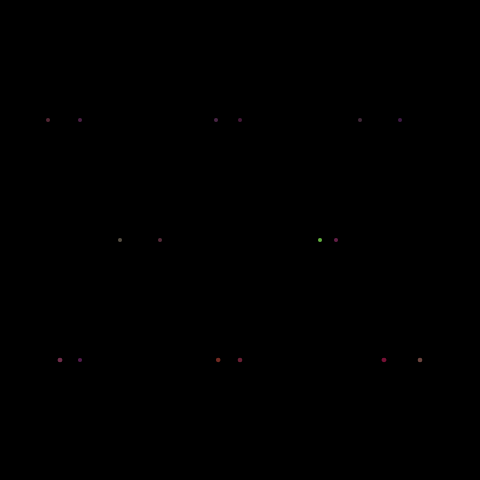
Frame 1 (no input)
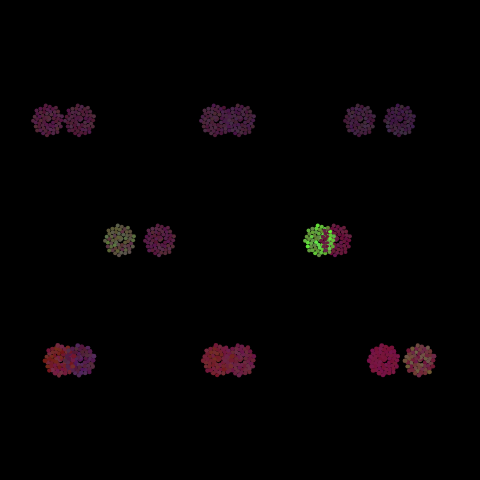
Frame 60 (no input)
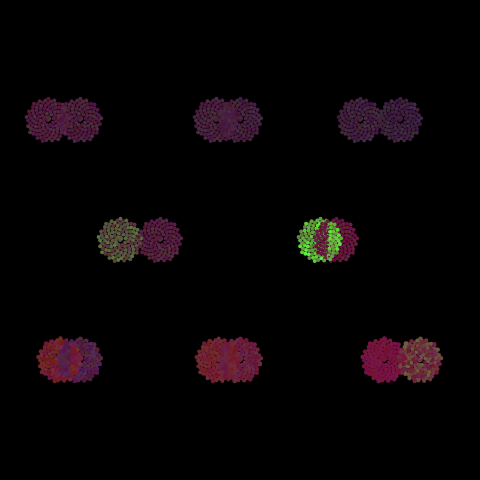
Frame 120 (the mouse pressed at the canvas centre since frame 60)

The p5.js sketch that drew these frames (run headless with seeded random() and noise() and a simulated clock; from frame 60 on, the mouse is pressed at the canvas centre):

// p5.js sketch
// ── sketch.js
//goals: would like to make many of these at one with differing colors

var n = 0; 
var c = 2;

function setup() {
  createCanvas(480, 480);
  colorMode(RGB);
  background(0);
  frameRate(40);
}

function draw() {
  var a = n * 137.5;
  var r = c * sqrt(n);
  
  
  
  //TOP ROW ----------------------------------------------------------
  var x = r * cos(a) +  10 * width/12; 
  var y = r * sin(a) + height/4;
  
  noStroke();
  fill(random(60, 64), random(20, 45), random(50, 75)); 
  ellipse(x, y, 4, 4);
  
  
  var x = r * cos(a) +  3 * width/4; 
  var y = r * sin(a) + height/4;
  
  noStroke();
  fill(random(64,68), random(20, 45), random(50, 75)); 
  ellipse(x, y, 4, 4);
  
  var x = r * cos(a) + width/2; 
  var y = r * sin(a) + height/4;
  
  noStroke();
  fill(random(68, 72), random(20, 45), random(50, 75)); 
  ellipse(x, y, 4, 4); 
  
  var x = r * cos(a) + 9 * width/20; 
  var y = r * sin(a) + height/4;
  
  noStroke();
  fill(random(72, 76), random(20, 45), random(50, 75)); 
  ellipse(x, y, 4, 4); 
  
  
  var x = r * cos(a) + width/6; 
  var y = r * sin(a) + height/4;
  
  noStroke();
  fill(random (76, 80) , random(20, 45), random(50, 75)); 
  ellipse(x, y, 4, 4); 
  
  var x = r * cos(a) + width/10; 
  var y = r * sin(a) + height/4;
  
  noStroke();
  fill(random (80, 84), random(20, 45), random(50, 75)); 
  ellipse(x, y, 4, 4); 
  
  
  
  
  //MIDDLE ROW -----------------------------------------------------------
  var x = r * cos(a) +  width/3; 
  var y = r * sin(a) + height/2;
  
  noStroke();
  fill(random(84, 88), random(20, 45), random(50, 75)); 
  ellipse(x, y, 4, 4);
  
  var x = r * cos(a) +  width/4; 
  var y = r * sin(a) + height/2;
  
  noStroke();
  fill(random(88, 92), random(120, 45), random(50, 75)); 
  ellipse(x, y, 4, 4);
  
  
  var x = r * cos(a) +  2 * width/3; 
  var y = r * sin(a) + height/2;
  
  noStroke();
  fill(random(96, 100), random(120, 245), random(50, 75)); 
  ellipse(x, y, 4, 4);
  
  
  var x = r * cos(a) +  3.5* width/5; 
  var y = r * sin(a) + height/2;
  
  noStroke();
  fill(random(100, 104), random(12, 35), random(50, 75)); 
  ellipse(x, y, 4, 4);
    
  
  
  
  //BOTTOM ROW --------------------------------------------------------------
  var x = r * cos(a) +  width/2; 
  var y = r * sin(a) + 3 * height/4;
  
  noStroke();
  fill(random(104, 108), random(20, 45), random(50, 75)); 
  ellipse(x, y, random(4, 5), random(4, 5)); 
  
  
  
  
  
  
  //BOTTOM ROW
  //bottom row middle
  var x = r * cos(a) +  10.5 * width/12; 
  var y = r * sin(a) + 3 * height/4;
  
  // //bottom row middle right
  noStroke();
  fill(random(108, 112), random(20, 99), random(50, 75)); 
  ellipse(x, y, random(4, 5), random(4, 5)); 
  
  
  
  //bottom row middle 1
  var x = r * cos(a) +  width/2.2; 
  var y = r * sin(a) + 3 * height/4;
  
  noStroke();
  fill(random(112, 116), random(22, 45), random(30, 65)); 
  ellipse(x, y, random(4, 5), random(4, 5)); 
  
  
  var x = r * cos(a) +  width/8; 
  var y = r * sin(a) + 3 * height/4;
  
  noStroke();
  fill(random(112, 116), random(20, 45), random(20, 75)); 
  ellipse(x, y, random(4, 5), random(4, 5)); 
  
  
    
  var x = r * cos(a) + 4*  width/5; 
  var y = r * sin(a) + 3 * height/4;
  
  noStroke();
  fill(random(116 , 120), random(15, 25), random(50, 75)); 
  ellipse(x, y, random(4, 5), random(4, 5)); 
  
  
    //bottom row right
  var x = r * cos(a) +  2.5 * width/3; 
  var y = r * sin(a) + 3 * height/2;
  
  noStroke();
  fill(random(108, 112), random(40, 45), random(75)); 
  ellipse(x, y, random(4, 5), random(4, 5)); 
  
  
  
  var x = r * cos(a) +  width/6; 
  var y = r * sin(a) + 3 * height/4;
  
  noStroke();
  fill(random(80 , 85), random(20, 45), random(50, 95)); 
  ellipse(x, y, random(4, 5), random(4, 5)); 
  
   n++;

  
}
